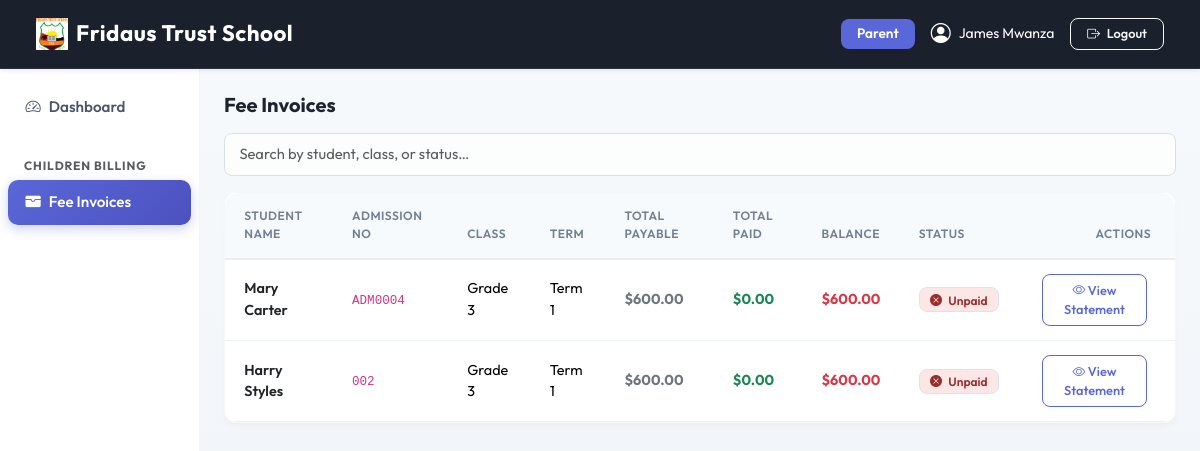
Page /finance/invoices/ (signed in) on the earlier database version.
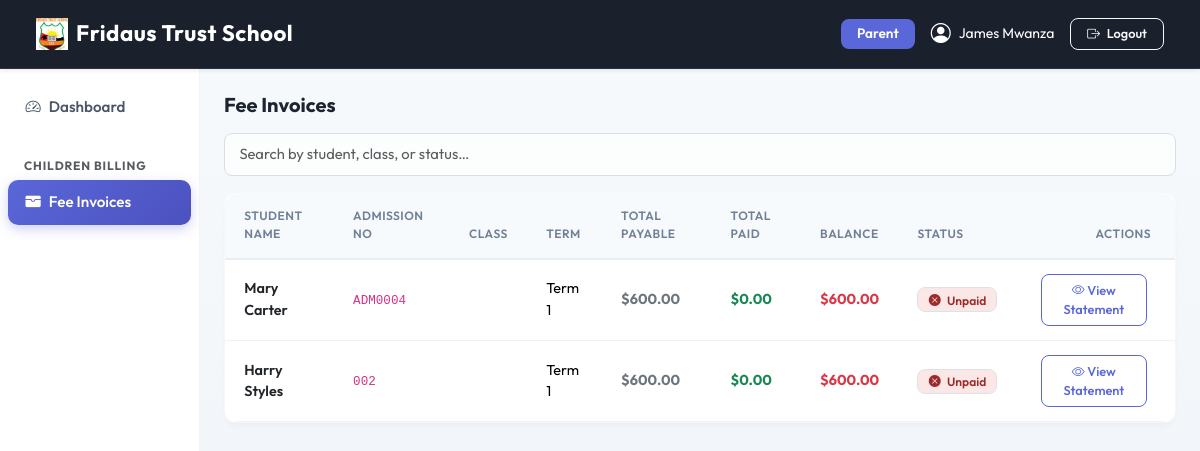
Same page on the later database version.
### apps/finance/models.py (models this page shows, shortened)
class Invoice(models.Model):
    STATUS_CHOICES = (
        ('unpaid', 'Unpaid'),
        ('partial', 'Partially Paid'),
        ('paid', 'Fully Paid'),
    )
    student = models.ForeignKey('people.Student', on_delete=models.CASCADE, related_name='invoices')
    session = models.ForeignKey('academics.AcademicSession', on_delete=models.CASCADE)
    term = models.ForeignKey('academics.AcademicTerm', on_delete=models.CASCADE)
    student_class = models.ForeignKey('academics.StudentClass', on_delete=models.CASCADE)
    balance_from_previous_term = models.DecimalField(max_digits=10, decimal_places=2, default=Decimal('0.00'))
    discount = models.DecimalField(max_digits=10, decimal_places=2, default=Decimal('0.00'))
    status = models.CharField(max_length=20, choices=STATUS_CHOICES, default='unpaid')
    created_at = models.DateTimeField(auto_now_add=True)
    class Meta:
        ordering = ['-created_at']
    def total_payable(self):
        items_total = sum((item.amount for item in self.items.all()),Decimal('0.00'))
        return max(Decimal('0.00'), self.balance_from_previous_term + items_total - self.discount)
    def total_paid(self):
        return sum((payment.amount_paid for payment in self.payments.all()),Decimal('0.00'))
    def balance(self):
        return self.total_payable() - self.total_paid()

class InvoiceItem(models.Model):
    invoice = models.ForeignKey(Invoice, on_delete=models.CASCADE, related_name='items')
    fee_type = models.ForeignKey(FeeType, on_delete=models.SET_NULL, null=True, blank=True)
    description = models.CharField(max_length=200)
    amount = models.DecimalField(max_digits=10, decimal_places=2)

### apps/academics/models.py (models this page shows, shortened)
class StudentClass(models.Model):
    name = models.CharField(max_length=20, unique=True,editable=False)
    grade_level = models.PositiveSmallIntegerField()
    stream = models.CharField(max_length=50, blank=True, null=True)
    subjects = models.ManyToManyField(Subject, related_name='classes', blank=True)
    class Meta:
        verbose_name = "Class"
        verbose_name_plural = "Classes"
        ordering = ['grade_level', 'stream']

class AcademicTerm(models.Model):
    name = models.CharField(max_length=50, unique=True)
    current = models.BooleanField(default=False)
    class Meta:
        ordering = ['name']

### apps/people/models.py (models this page shows, shortened)
class Student(models.Model):
    GENDER_CHOICES = [('M', 'Male'), ('F', 'Female')]
    user         = models.OneToOneField(User, on_delete=models.CASCADE, related_name='student_profile')
    admission_no = models.CharField(max_length=20, unique=True)
    date_of_birth= models.DateField()
    gender       = models.CharField(max_length=1, choices=GENDER_CHOICES)
    blood_group  = models.CharField(max_length=5, blank=True, null=True)
    student_class= models.ForeignKey('academics.StudentClass', on_delete=models.SET_NULL, null=True, blank=True, related_name='students')
    address      = models.TextField(blank=True)
    enroll_date  = models.DateField(auto_now_add=True)
    is_active    = models.BooleanField(default=True)
    grades_visible = models.BooleanField(default=False, help_text='Show grades to parent when fees are paid.')
    class Meta:
        ordering = ['admission_no']

### apps/accounts/models.py (models this page shows, shortened)
class User(AbstractUser):
    ROLE_CHOICES = (
        ('superadmin', 'Super Admin'),
        ('admin', 'Admin'),
        ('teacher', 'Teacher'),
        ('student', 'Student'),
        ('parent', 'Parent'),
    )
    role = models.CharField(max_length=20, choices=ROLE_CHOICES)
    phone = models.CharField(max_length=20, blank=True, null=True)
    profile_pic = models.ImageField(upload_to='profile_pictures/', blank=True, null=True)
    created_at = models.DateTimeField(auto_now_add=True)
    @property
    def is_admin(self):
        return self.role in ['superadmin', 'admin'] or self.is_superuser
    @property
    def is_teacher(self):
        return self.role == 'teacher'
    @property
    def is_student(self):
        return self.role == 'student'
    @property
    def is_parent(self):
        return self.role == 'parent'

### apps/finance/views.py (the view)
# urls.py: path('invoices/',                    views.invoice_list,    name='invoice_list'),
@login_required
def invoice_list(request):
    if request.user.is_admin:
        invoices = Invoice.objects.select_related('student__user', 'student_class', 'term').all()
    elif request.user.is_student:
        student = get_object_or_404(Student, user=request.user)
        invoices = Invoice.objects.filter(student=student).select_related('student_class', 'term')
    elif request.user.is_parent:
        parent = request.user.parent_profile
        invoices = Invoice.objects.filter(student__in=parent.students.all()).select_related('student__user', 'student_class', 'term')
    else:
        invoices = Invoice.objects.none()
    return render(request, 'finance/invoice_list.html', {'invoices': invoices})

### apps/dashboard/context_processors.py (called while the page is built)
def school_settings(request):
    return {'school_settings': SchoolSettings.get()}

### apps/dashboard/models.py (called while the page is built)
    @classmethod
    def get(cls):
        obj, _ = cls.objects.get_or_create(pk=1)
        return obj

### templates/finance/invoice_list.html (shortened to what this page needs)
{% extends 'base.html' %}
{% block content %}
<div class="d-flex justify-content-between align-items-center mb-3">
  <h5 class="fw-bold mb-0">Fee Invoices</h5>
</div>
<input type="text" id="invoiceSearch" class="form-control mb-3" placeholder="Search by student, class, or status…">
<div class="card shadow-sm border-0">
  <div class="table-responsive">
    <table class="table table-hover align-middle mb-0" id="invoiceTable">
      <thead class="table-light">
        <tr>
          <th>Student Name</th>
          <th>Admission No</th>
          <th>Class</th>
          <th>Term</th>
          <th>Total Payable</th>
          <th>Total Paid</th>
          <th>Balance</th>
          <th>Status</th>
          <th class="text-end px-4">Actions</th>
        </tr>
      </thead>
      <tbody>
        {% for inv in invoices %}
        <tr id="invoice-row-{{ inv.pk }}">
          <td class="fw-semibold text-dark">{{ inv.student.user.get_full_name }}</td>
          <td><code>{{ inv.student.admission_no }}</code></td>
          <td>{{ inv.student_class.name }}</td>
          <td>{{ inv.term.name }}</td>
          <td class="fw-bold text-secondary">${{ inv.total_payable }}</td>
          <td class="fw-bold text-success">${{ inv.total_paid }}</td>
          <td class="fw-bold {% if inv.balance > 0 %}text-danger{% else %}text-muted{% endif %}">${{ inv.balance }}</td>
          <td>
            {% if inv.status == 'paid' %}
              <span class="badge bg-success-subtle text-success border"><i class="bi bi-check-circle-fill me-1"></i> Fully Paid</span>
            {% elif inv.status == 'partial' %}
              <span class="badge bg-warning-subtle text-warning border text-dark"><i class="bi bi-clock-history me-1"></i> Partially Paid</span>
            {% else %}
              <span class="badge bg-danger-subtle text-danger border"><i class="bi bi-x-circle-fill me-1"></i> Unpaid</span>
            {% endif %}
          </td>
          <td class="text-end px-4">
            <a href="{% url 'finance:invoice_detail' inv.pk %}" class="btn btn-sm btn-outline-primary me-1">
              <i class="bi bi-eye"></i> View Statement
            </a>
          </td>
        </tr>
        {% empty %}
        <tr><td colspan="9" class="text-center text-muted py-5">No invoices found.</td></tr>
        {% endfor %}
      </tbody>
    </table>
  </div>
</div>
{% endblock %}

Differences in the rows shown:
changed through a linked row, Invoice "Mary Carter": student_class.name "Grade 3" → (not shown)
changed through a linked row, Invoice "Harry Styles": student_class.name "Grade 3" → (not shown)
